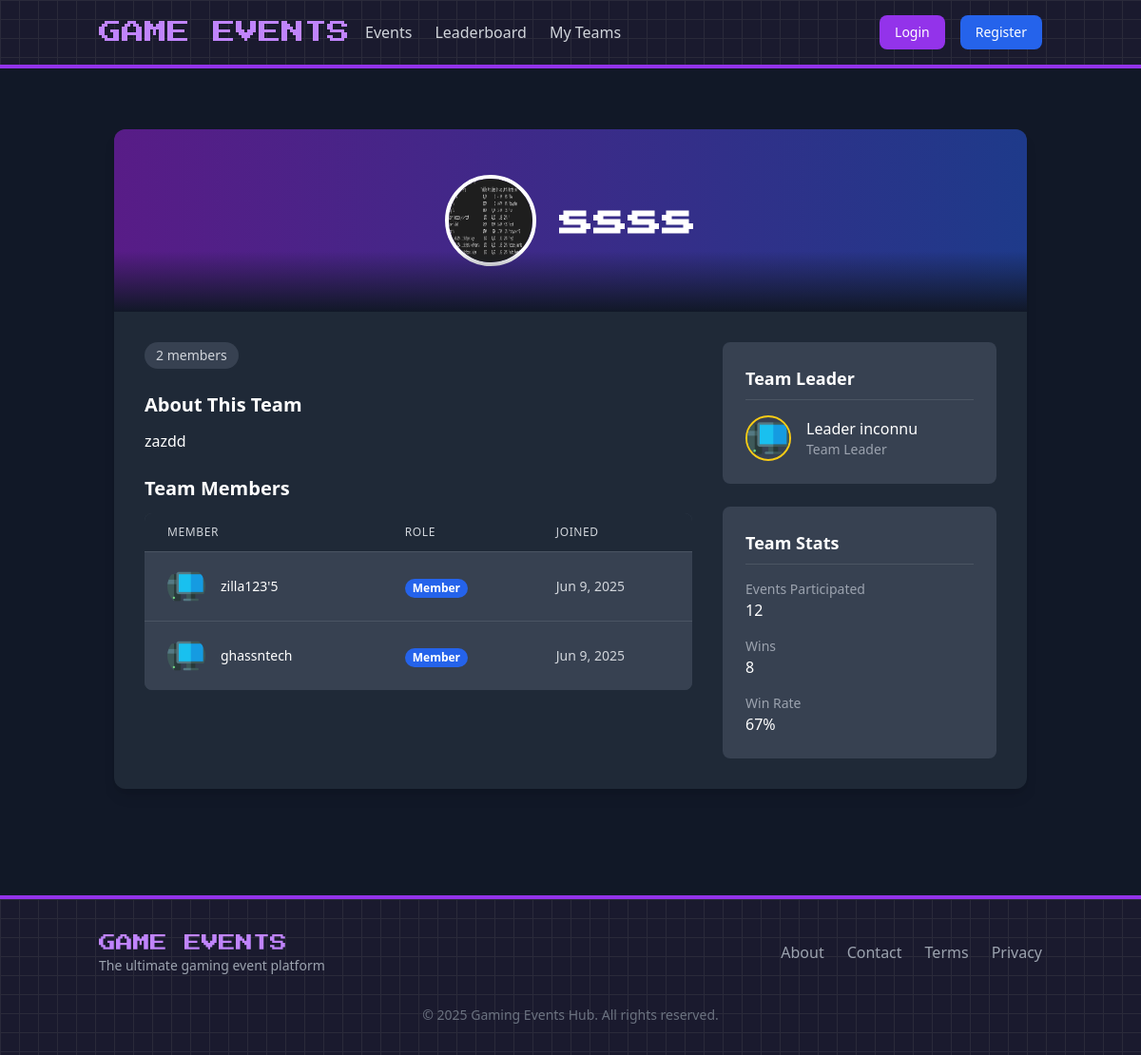
Page /views/player/team.php?id=4 on the committed database.
### tables this page shows
CREATE TABLE `teams` (
  `id` int(11) NOT NULL,
  `name` varchar(100) NOT NULL,
  `description` text DEFAULT NULL,
  `max_members` int(255) NOT NULL,
  `logo` varchar(255) DEFAULT NULL,
  `created_at` timestamp NOT NULL DEFAULT current_timestamp(),
  `created_by` int(11) NOT NULL
);

CREATE TABLE `team_members` (
  `id` int(11) NOT NULL,
  `team_id` int(11) NOT NULL,
  `user_id` int(11) NOT NULL,
  `role` enum('leader','member') DEFAULT 'member',
  `joined_at` timestamp NOT NULL DEFAULT current_timestamp()
);

CREATE TABLE `users` (
  `id` int(11) NOT NULL,
  `username` varchar(50) NOT NULL,
  `email` varchar(100) NOT NULL,
  `password` varchar(255) NOT NULL,
  `role` enum('admin','player','visitor') DEFAULT 'visitor',
  `avatar` varchar(255) DEFAULT 'default.png',
  `created_at` timestamp NOT NULL DEFAULT current_timestamp(),
  `updated_at` timestamp NOT NULL DEFAULT current_timestamp() ON UPDATE current_timestamp()
);

### models/Team.php (called while the page is built, shortened)
<?php
require_once __DIR__ . '/../config/database.php';
class Team
{
    private $db;
    public function __construct()
    {
        global $pdo;
        $this->db = $pdo;
    }
    public function getTeamById($id)
    {
        $stmt = $this->db->prepare("
            SELECT t.*, u.username as creator_name
            FROM teams t
            LEFT JOIN users u ON t.created_by = u.id
            WHERE t.id = ?
        ");
        $stmt->execute([$id]);
        return $stmt->fetch(PDO::FETCH_ASSOC);
    }
    public function getTeamMembers($teamId)
    {
            $stmt = $this->db->prepare("
                SELECT tm.*, u.username, u.avatar
                FROM team_members tm
                JOIN users u ON tm.user_id = u.id
                WHERE tm.team_id = ?
                ORDER BY tm.role DESC, tm.joined_at ASC
            ");
        $stmt->execute([$teamId]);
        $result = $stmt->fetchAll(PDO::FETCH_ASSOC);
        return $result !== false ? $result : [];
    }
}
?>

### views/player/team.php (the view, shortened to what this page needs)
<?php
require_once '../../bootstrap.php';
require_once '../../models/Team.php';
$teamModel = new Team();
$teamId = (int) $_GET['id'];
$team = $teamModel->getTeamById($teamId);
$members = $teamModel->getTeamMembers($teamId);
?>
<?php include '../../includes/header.php'; ?>
<div class="max-w-6xl mx-auto px-4 py-8">
    <div class="bg-gray-800 rounded-xl shadow-lg overflow-hidden">
        <div class="relative">
            <div class="h-48 bg-gradient-to-r from-purple-900 to-blue-900 flex items-center justify-center">
                <div class="flex items-center space-x-6">
                    <img src="<?php echo BASE_URL; ?>assets/images/teams/<?php echo htmlspecialchars($team['logo'] ?? 'default_team.png'); ?>"
                        alt="Team Logo" class="w-24 h-24 rounded-full border-4 border-white">
                    <h1 class="text-4xl font-bold text-center font-gaming text-white">
                        <?php echo htmlspecialchars($team['name']); ?>
                    </h1>
                </div>
            </div>
            <div class="absolute bottom-0 left-0 right-0 bg-gradient-to-t from-gray-900 to-transparent h-16"></div>
        </div>
        <div class="p-6 md:p-8">
            <div class="flex flex-col md:flex-row gap-8">
                <div class="w-full md:w-2/3">
                    <div class="flex items-center justify-between mb-6">
                        <div class="flex items-center space-x-4">
                            <span class="px-3 py-1 rounded-full bg-gray-700 text-gray-300 text-sm font-medium">
                                <?php echo count($members); ?> members
                            </span>
                        </div>
                    </div>
                    <div class="prose prose-invert max-w-none">
                        <h3 class="text-xl font-semibold mb-3">About This Team</h3>
                        <p><?php echo nl2br(htmlspecialchars($team['description'])); ?></p>
                        <h3 class="text-xl font-semibold mb-3 mt-6">Team Members</h3>
                        <div class="bg-gray-700 rounded-lg overflow-hidden">
                            <table class="min-w-full divide-y divide-gray-600">
                                <thead class="bg-gray-800">
                                    <tr>
                                        <th
                                            class="px-6 py-3 text-left text-xs font-medium text-gray-300 uppercase tracking-wider">
                                            Member</th>
                                        <th
                                            class="px-6 py-3 text-left text-xs font-medium text-gray-300 uppercase tracking-wider">
                                            Role</th>
                                        <th
                                            class="px-6 py-3 text-left text-xs font-medium text-gray-300 uppercase tracking-wider">
                                            Joined</th>
                                    </tr>
                                </thead>
                                <tbody class="bg-gray-700 divide-y divide-gray-600">
                                    <?php foreach ($members as $member): ?>
                                        <tr>
                                            <td class="px-6 py-4 whitespace-nowrap">
                                                <div class="flex items-center">
                                                    <div class="flex-shrink-0 h-10 w-10">
                                                        <img class="h-10 w-10 rounded-full"
                                                            src="<?php echo BASE_URL; ?>assets/images/avatars/<?php echo htmlspecialchars($member['avatar'] ?? 'default.png'); ?>"
                                                            alt="">
                                                    </div>
                                                    <div class="ml-4">
                                                        <div class="text-sm font-medium">
                                                            <?php echo htmlspecialchars($member['username']); ?>
                                                        </div>
                                                    </div>
                                                </div>
                                            </td>
                                            <td class="px-6 py-4 whitespace-nowrap">
                                                <span
                                                    class="px-2 inline-flex text-xs leading-5 font-semibold rounded-full
                                                    <?php echo $member['role'] === 'leader' ? 'bg-yellow-600 text-white' : 'bg-blue-600 text-white'; ?>">
                                                    <?php echo ucfirst($member['role']); ?>
                                                </span>
                                            </td>
                                            <td class="px-6 py-4 whitespace-nowrap text-sm text-gray-300">
                                                <?php echo date('M j, Y', strtotime($member['joined_at'])); ?>
                                            </td>
                                        </tr>
                                    <?php endforeach; ?>
                                </tbody>
                            </table>
                        </div>
                    </div>
                </div>
                <div class="w-full md:w-1/3">
                    <div class="bg-gray-700 rounded-lg p-6 mb-6">
                        <h3 class="text-lg font-semibold mb-4 border-b border-gray-600 pb-2">Team Leader</h3>
                        <?php
                        $leader = array_filter($members, function ($m) {
                            return $m['role'] === 'leader';
                        });
                        $leader = reset($leader);
                        ?>
                        <div class="flex items-center space-x-4">
                            <img src="<?php echo BASE_URL; ?>assets/images/avatars/<?php echo htmlspecialchars($leader['avatar'] ?? 'default.png'); ?>"
                                alt="Leader Avatar" class="w-12 h-12 rounded-full border-2 border-yellow-400">
                            <div>
                                <h4 class="font-medium">
                                    <?php if (is_array($leader) && isset($leader['username'])): ?>
                                        <?php echo htmlspecialchars($leader['username']); ?>
                                    <?php else: ?>
                                        Leader inconnu
                                    <?php endif; ?>
                                </h4>
                                <p class="text-gray-400 text-sm">Team Leader</p>
                            </div>
                        </div>
                    </div>
                    <div class="bg-gray-700 rounded-lg p-6">
                        <h3 class="text-lg font-semibold mb-4 border-b border-gray-600 pb-2">Team Stats</h3>
                        <div class="space-y-4">
                            <div>
                                <h4 class="text-gray-400 text-sm">Events Participated</h4>
                                <p class="font-medium">12</p>
                            </div>
                            <div>
                                <h4 class="text-gray-400 text-sm">Wins</h4>
                                <p class="font-medium">8</p>
                            </div>
                            <div>
                                <h4 class="text-gray-400 text-sm">Win Rate</h4>
                                <p class="font-medium">67%</p>
                            </div>
                        </div>
                    </div>
                </div>
            </div>
        </div>
    </div>
</div>
<?php include '../../includes/footer.php'; ?>

### includes/header.php (style rules this page uses)
.font-gaming { font-family: 'Press Start 2P', cursive; }

### rows in the picture
teams: logo (picture), name "ssss", description "zazdd"
team_members: user.avatar (placeholder picture), user.username "zilla123'5", role "Member", joined_at "Jun 9, 2025"
team_members: user.avatar (picture), user.username "ghassntech", role "Member", joined_at "Jun 9, 2025"

### other values in the picture
count($members) "2"
